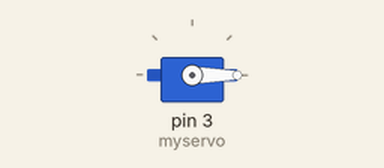
Simulated run of this sketch. Board: Arduino Uno, built with avr-gcc and run on an emulated ATmega328P. Shown: servo.

Above: at 0.05 s.
At 2.05 s:
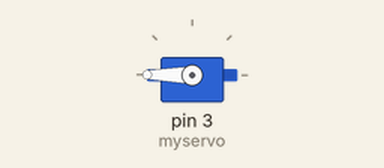
At 4.0 s:
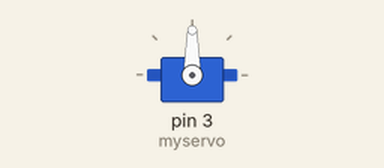
Timing chart, 0 to 6.5 s (numbered marks = the images above):
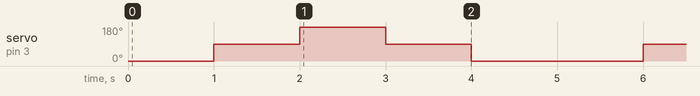

Measured:
- by itself, servo on pin 3 (myservo): repeats every 5.0 s: 180° 1.0 s, 90° 1.0 s, 0° 2.0 s, 90° 1.0 s

The sketch:

code_servo.ino
```cpp
#include <Servo.h>  // Mengimpor library Servo

Servo myservo;  // Membuat objek servo untuk mengontrol motor servo

void setup() {
  myservo.attach(3);  // Menghubungkan objek servo ke pin digital 9
}

void loop() {
  myservo.write(0);   // Menggerakkan servo ke 0 derajat
  delay(1000);        // Menunggu selama 1 detik

  myservo.write(90);  // Menggerakkan servo ke 90 derajat
  delay(1000);        // Menunggu selama 1 detik

  myservo.write(180); // Menggerakkan servo ke 180 derajat
  delay(1000);        // Menunggu selama 1 detik

  myservo.write(90);  // Menggerakkan servo kembali ke 90 derajat
  delay(1000);        // Menunggu selama 1 detik

  myservo.write(0);   // Menggerakkan servo kembali ke 0 derajat
  delay(1000);        // Menunggu selama 1 detik
}
```
